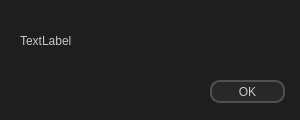
<?xml version="1.0" encoding="UTF-8"?>
<ui version="4.0">
 <class>Dialog</class>
 <widget class="QDialog" name="Dialog">
  <property name="geometry">
   <rect>
    <x>0</x>
    <y>0</y>
    <width>300</width>
    <height>120</height>
   </rect>
  </property>
  <property name="minimumSize">
   <size>
    <width>300</width>
    <height>120</height>
   </size>
  </property>
  <property name="maximumSize">
   <size>
    <width>300</width>
    <height>120</height>
   </size>
  </property>
  <property name="windowTitle">
   <string>Dialog</string>
  </property>
  <property name="styleSheet">
   <string notr="true">QWidget {
background-color: rgb(30, 30, 30)

}
QLabel{
color: rgb(200, 200, 200);
background-color:rgba(0, 0, 0, 0)
}

QPushButton {
background-color:rgb(40, 40, 40);
color: rgb(200, 200, 200);
border: 2px solid rgb(80, 80, 80);
border-radius: 10px;
padding: 1px;
}
QPushButton:hover {
background-color:rgb(20, 115, 230);
	color: rgb(200, 200, 200);
border: 1px solid rgb(20, 115, 230);
}
QPushButton:pressed {
background-color:rgb(18, 100, 200);
color: rgb(200, 200, 200);
border: 1px solid rgb(18, 100, 200);
}

QLineEdit{
background-color:rgb(30, 30, 30);
color: rgb(200, 200, 200);
border: 2px solid rgb(20, 115, 230);
border-radius: 10px;
padding: 1px;
}

QProgressBar {
background-color:rgb(30, 30, 30);
border: 2px solid rgb(80, 80, 80);
border-radius: 6px;
color:rgb(200, 200, 200);
text-align: center;
}
QProgressBar::chunk {
background-color:rgb(20, 115, 230);
border: 2px solid rgb(20, 115, 230);
border-radius: 1px;
}</string>
  </property>
  <widget class="QLabel" name="text">
   <property name="geometry">
    <rect>
     <x>20</x>
     <y>20</y>
     <width>261</width>
     <height>41</height>
    </rect>
   </property>
   <property name="styleSheet">
    <string notr="true"/>
   </property>
   <property name="text">
    <string>TextLabel</string>
   </property>
  </widget>
  <widget class="QPushButton" name="btn_ok">
   <property name="geometry">
    <rect>
     <x>210</x>
     <y>80</y>
     <width>75</width>
     <height>23</height>
    </rect>
   </property>
   <property name="styleSheet">
    <string notr="true"/>
   </property>
   <property name="text">
    <string>OK</string>
   </property>
  </widget>
 </widget>
 <resources/>
 <connections/>
</ui>
